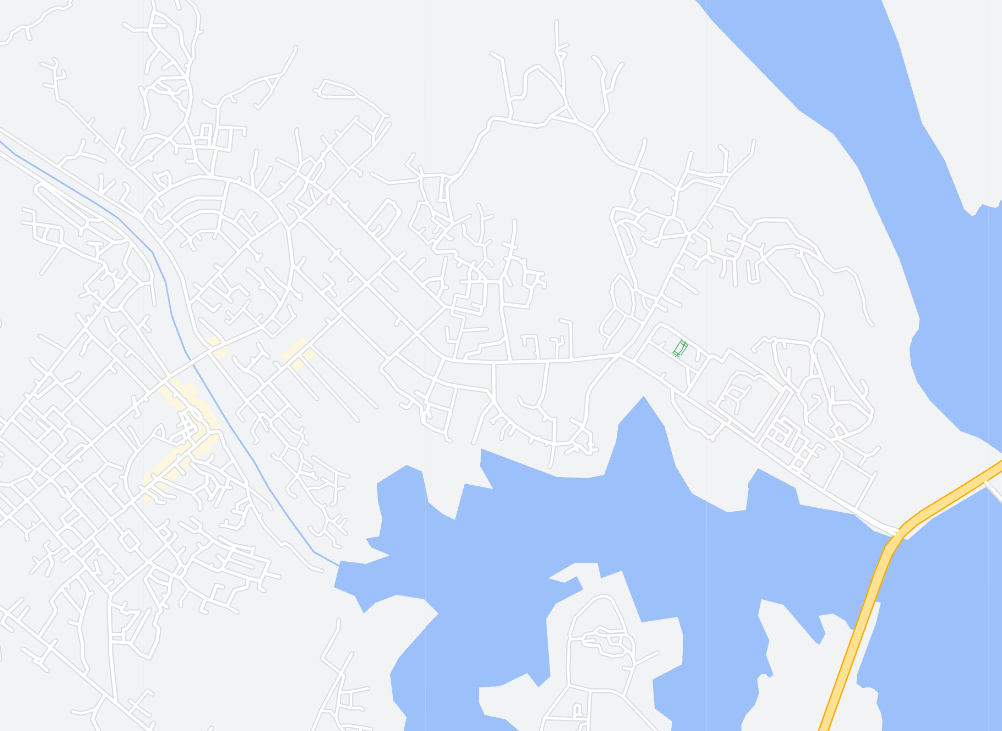
#> input picture .research/0-rad.png, 1002 x 731 px
$ jupyter execute preprocess-algo.ipynb
#> lines starting #> are read from the running program, lines starting #| are printed output that depends on the picture; after the words box and inside, x2 and y2 are one past the last pixel; in counts of white or black regions, pixels touching at a corner belong together
[cell 1]
# Import the necessary libraries
import cv2
import numpy as np
import matplotlib.pyplot as plt

# Load the Google Maps screenshot
image = cv2.imread("./0-rad.png")
#> image is the input picture: shape (731, 1002, 3); mean B, G, R 244, 231, 221.8

# detect highway roads and display them in white color
# take a HSV color space
lower_color = np.array([146, 200, 200])
upper_color = np.array([147, 255,255])

mask = cv2.inRange(image, lower_color, upper_color)
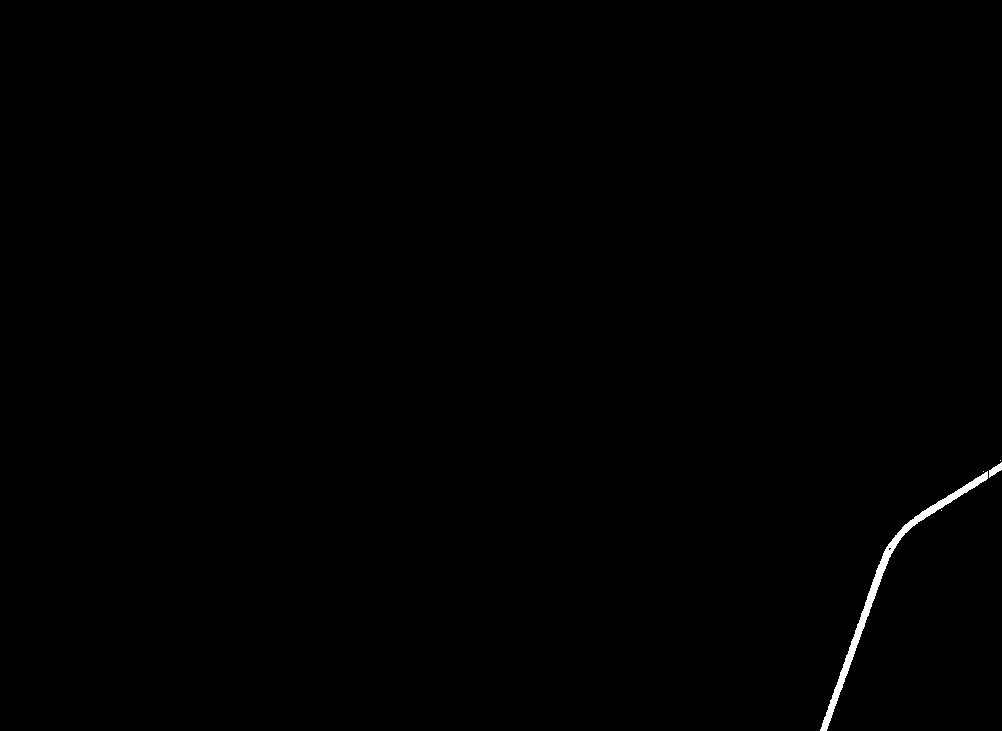
#> mask: shape (731, 1002); 0.31% white; 5 white regions (3 under 20 px)
cv2.imwrite('1-impure-mask.png', mask)

# remove not long enough lines (dots of small area)
contours, _ = cv2.findContours(
    mask, cv2.RETR_TREE, cv2.CHAIN_APPROX_SIMPLE)
#> contours = 6 contours, 4 with area under 20; largest, box (x1, y1, x2, y2) and area: (820, 471, 988, 731) 1912, (989, 462, 1002, 478) 79
for cnt in contours:
    if cv2.contourArea(cnt) < 5:
        cv2.drawContours(mask, [cnt], 0, (0, 0, 0), -1)
#> this loop made 6 passes
#> cnt on passes 1, 4, 6: [[941, 510]], [[983, 471]], [[1000, 460]]
#> mask: shape (731, 1002); 0.31% white; 2 white regions, box (x1, y1, x2, y2) and area: (820, 471, 988, 731) 2202, (989, 462, 1002, 478) 99
cv2.imwrite('1.1-mask.png', mask)

# using the res_gray image, replace the yellowish color with white color
image[mask > 0] = (255, 255, 255)
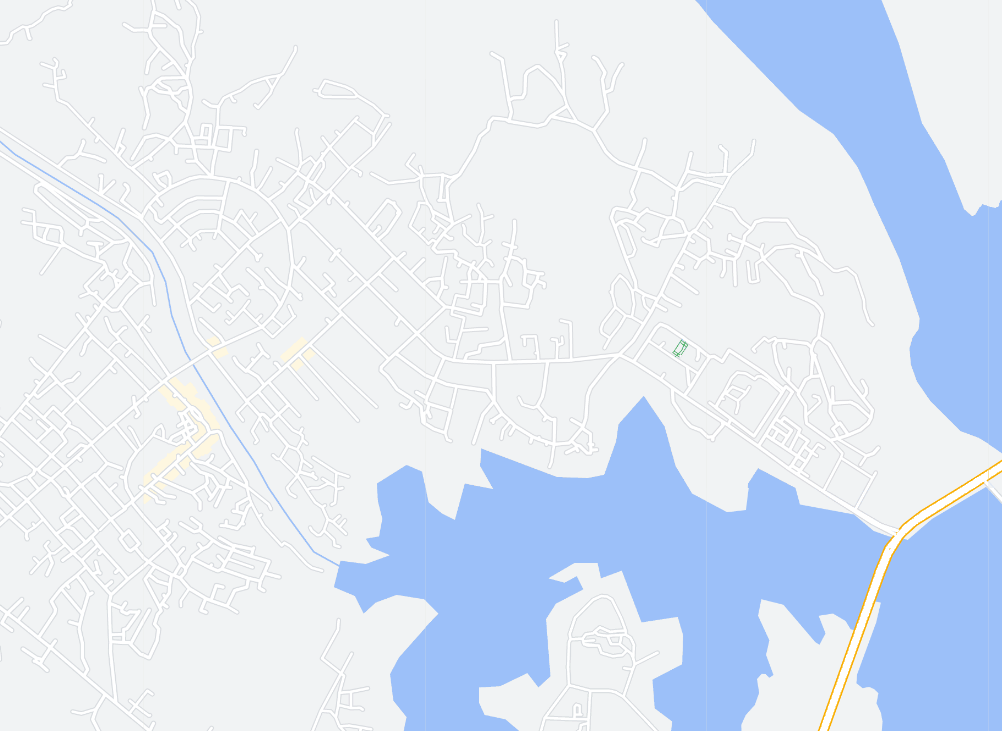
#> image: shape (731, 1002, 3); 0.31% of pixels changed, all inside (x1, y1, x2, y2) = (820, 462, 1002, 731)
cv2.imwrite('1.2-detect_yellow.png', image)
# Threshold the image to get the roads(ROI) apart from non-white areas (like water bodies and other non-road areas)
gray = cv2.cvtColor(image, cv2.COLOR_BGR2GRAY)
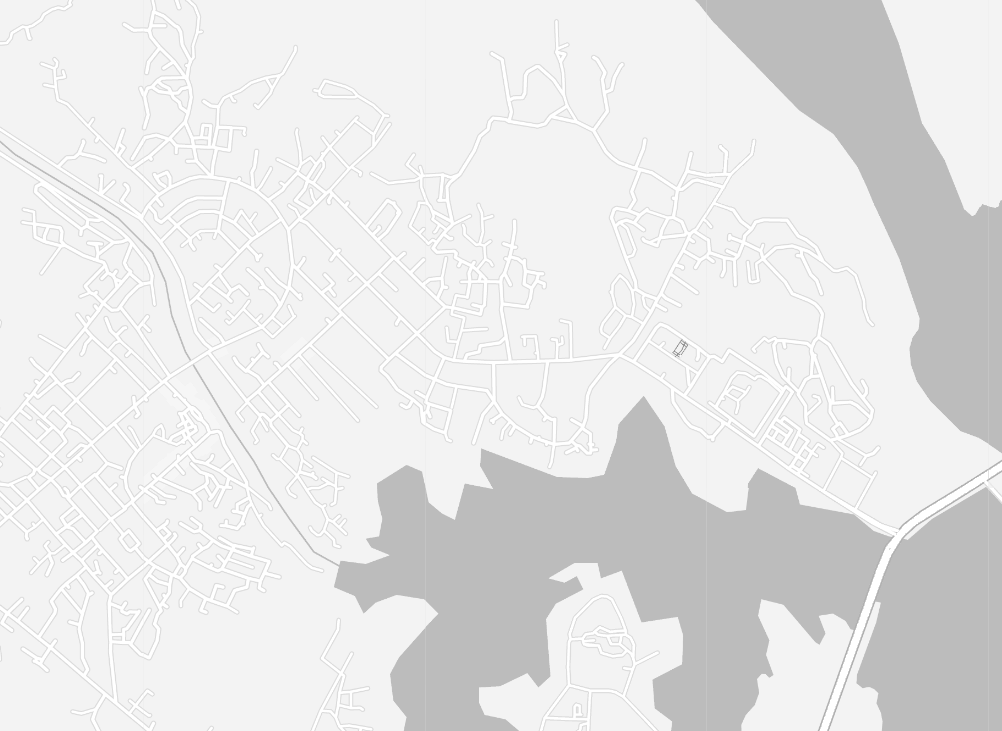
#> gray: shape (731, 1002); min 149, max 255, mean 230.2
cv2.imwrite('2.1-road_grey.png', gray)
ret,thresh = cv2.threshold(gray,250,255,cv2.THRESH_BINARY)
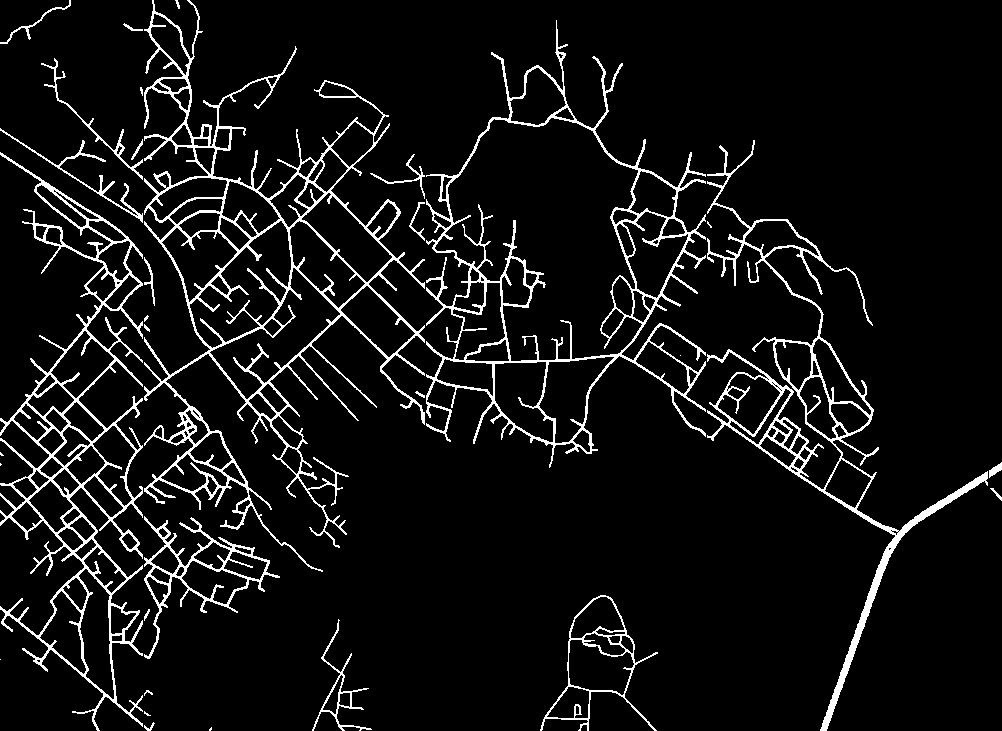
#> thresh: shape (731, 1002); 7.2% white in thin lines or dots


# save the grey image
cv2.imwrite('2.2-road_bin.png', thresh)

# make the lines thicker to remove line breaks
kernel = np.ones((2,2),np.uint8)
dilation = cv2.dilate(thresh,kernel,iterations = 1)
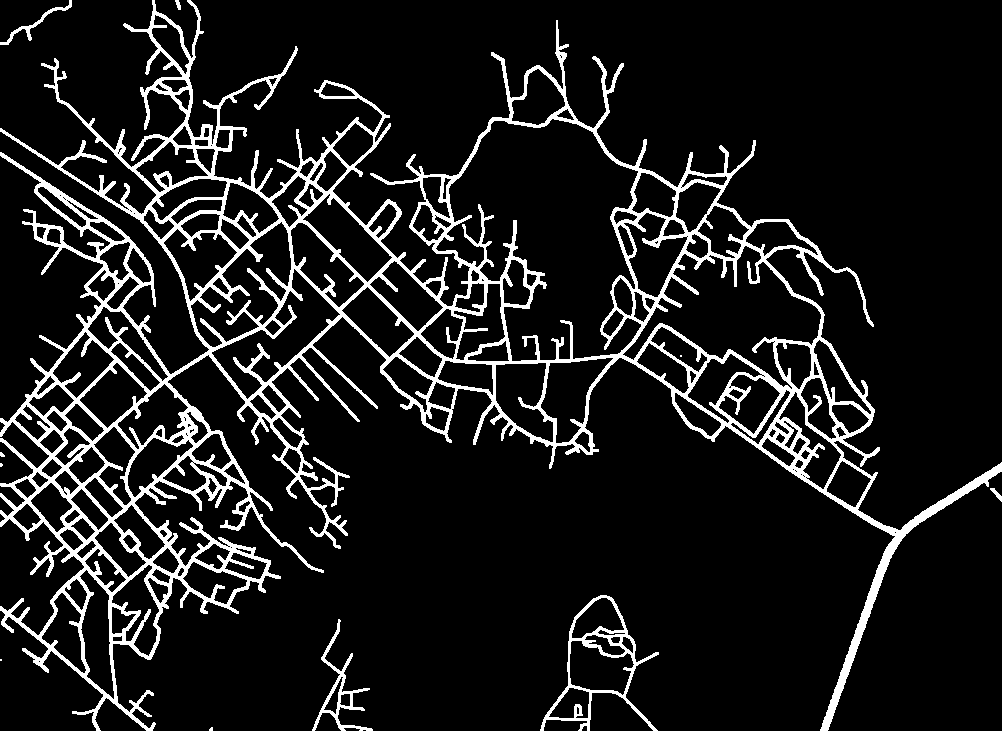
#> dilation: shape (731, 1002); 10.9% white; 11 white regions (5 under 20 px), largest, box (x1, y1, x2, y2) and area: (0, 0, 1002, 731) 75751, (540, 595, 659, 731) 2245, (312, 619, 373, 731) 1031, (0, 0, 72, 45) 346, (990, 488, 1002, 502) 61, (175, 0, 181, 10) 38

# display and save the grey dilated image
# plt.imshow(dilation, cmap='gray')
cv2.imwrite('2.3-road_dil_bin.png', dilation)
#> Out = True

# [8 lines of commented-out code are left out]
